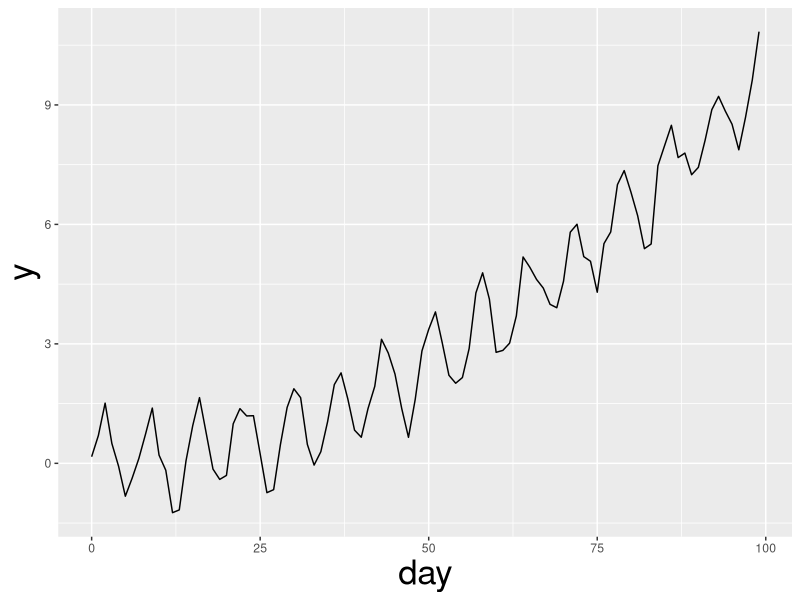
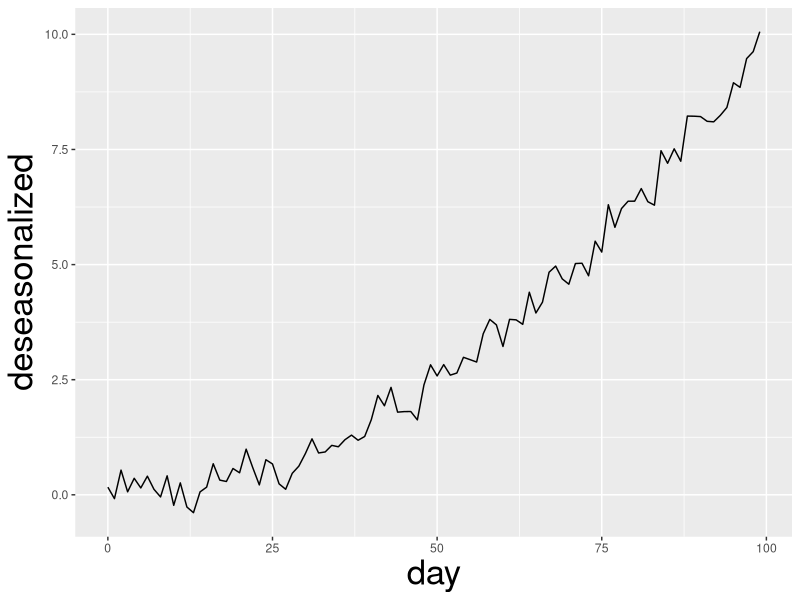
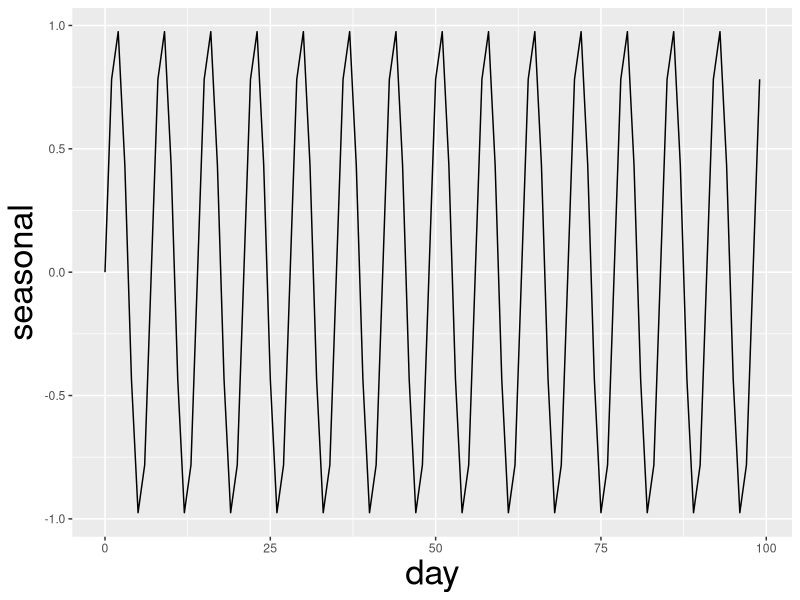
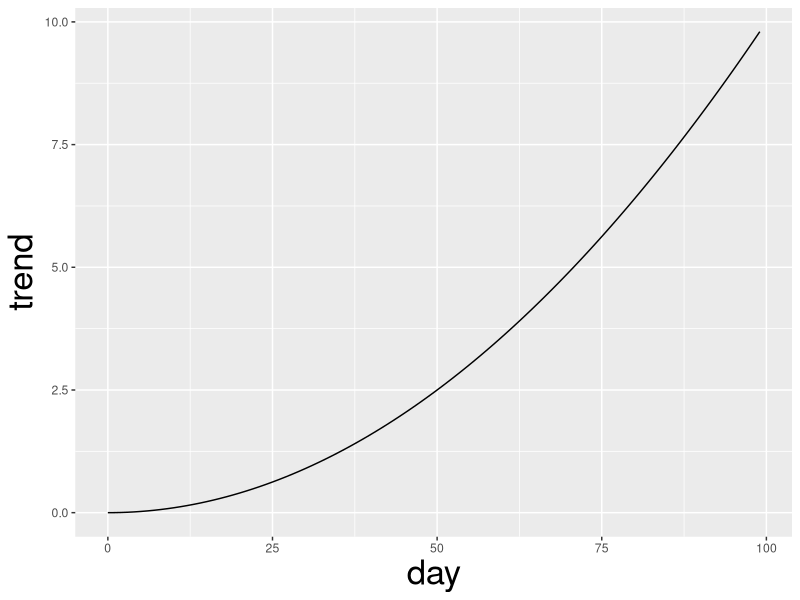

Here is the R script that generated these plots, in order:
## ---- chunk 1
knitr::opts_chunk$set(echo = TRUE)
library(gridExtra)
library(ggplot2)
## ---- chunk 2
set.seed(13)

sample_t <- seq(0, 99, length.out=100)
sample_trend <- 0.001 * sample_t **2
sample_seas <- sin(sample_t * 2 * pi / 7)
sample_noise <- 0.3 * rnorm(100)

sample_y <- sample_seas + sample_trend + sample_noise

sample_data <- data.frame(day=sample_t, y=sample_y, trend=sample_trend, seasonal=sample_seas, resid=sample_trend + sample_noise)

p1 <- ggplot(data=sample_data) +
  geom_line(aes(x=day, y=y))+
  labs(x="day", y="y") + 
  theme(
    axis.title = element_text(size = 25)
  )

p2 <- ggplot(data=sample_data) +
  geom_line(aes(x=day, y=resid))+
  labs(x="day", y="deseasonalized")+
  theme(
    axis.title = element_text(size = 25)
  )

p3 <- ggplot(data=sample_data) +
  geom_line(aes(x=day, y=seasonal))+
  labs(x="day", y="seasonal")+
  theme(
    axis.title = element_text(size = 25)
  )

p4 <- ggplot(data=sample_data) +
  geom_line(aes(x=day, y=trend))+
  labs(x="day", y="trend")+
  theme(
    axis.title = element_text(size = 25)
  )

print(p1)
## ---- chunk 3
print(p2)
## ---- chunk 4
print(p3)
## ---- chunk 5
print(p4)
